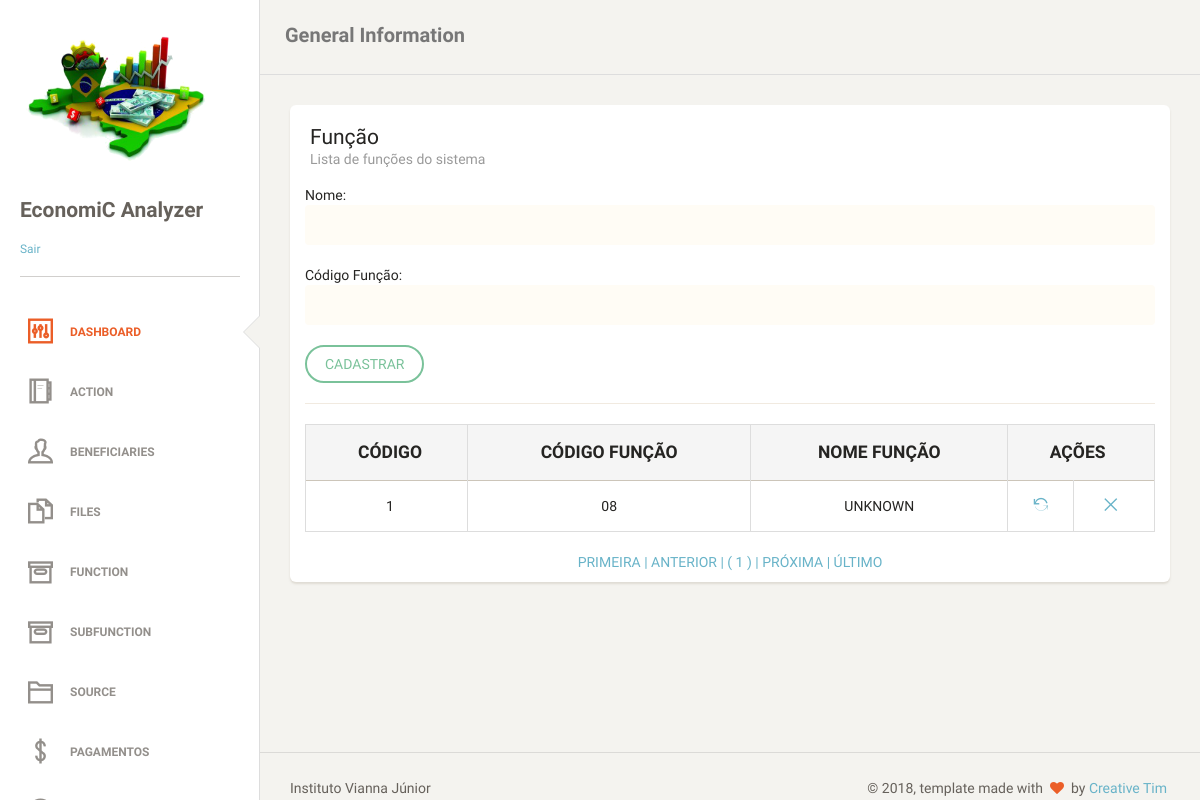
The app's page /functions.php (signed in) with its own data.
### tables this page shows
CREATE TABLE `tb_functions` (
  `id_function` int(11) NOT NULL AUTO_INCREMENT,
  `str_cod_function` varchar(4) NOT NULL,
  `str_name_function` varchar(255) DEFAULT NULL,
  PRIMARY KEY (`id_function`),
  UNIQUE KEY `str_cod_function_UNIQUE` (`str_cod_function`)
);

### dao/functionsDAO.php (the view, shortened to what this page needs)
<?php
require_once "classes/functions.php";
class functionsDAO
{
    public function tabelapaginada()
    {
        global $pdo;
        $endereco = $_SERVER ['PHP_SELF'];
        $pagina_atual = (isset($_GET['page']) && is_numeric($_GET['page'])) ? $_GET['page'] : 1;
        $linha_inicial = ($pagina_atual - 1) * QTDE_REGISTROS;
        $sql = "SELECT id_function, str_cod_function, str_name_function FROM tb_functions LIMIT {$linha_inicial}, " . QTDE_REGISTROS;
        $statement = $pdo->prepare($sql);
        $statement->execute();
        $dados = $statement->fetchAll(PDO::FETCH_OBJ);
        $sqlContador = "SELECT COUNT(*) AS total_registros FROM tb_functions";
        $statement = $pdo->prepare($sqlContador);
        $statement->execute();
        $valor = $statement->fetch(PDO::FETCH_OBJ);
        $primeira_pagina = 1;
        $ultima_pagina = ceil($valor->total_registros / QTDE_REGISTROS);
        $pagina_anterior = ($pagina_atual > 1) ? $pagina_atual - 1 : 0;
        $proxima_pagina = ($pagina_atual < $ultima_pagina) ? $pagina_atual + 1 : 0;
        $range_inicial = (($pagina_atual - RANGE_PAGINAS) >= 1) ? $pagina_atual - RANGE_PAGINAS : 1;
        $range_final = (($pagina_atual + RANGE_PAGINAS) <= $ultima_pagina) ? $pagina_atual + RANGE_PAGINAS : $ultima_pagina;
        $exibir_botao_inicio = ($range_inicial < $pagina_atual) ? 'mostrar' : 'esconder';
        $exibir_botao_final = ($range_final > $pagina_atual) ? 'mostrar' : 'esconder';
        if (!empty($dados)):
            echo "
     <table class='table table-striped table-bordered'>
     <thead>
       <tr style='text-transform: uppercase;' class='active'>
        <th style='text-align: center; font-weight: bolder;'>Código</th>
        <th style='text-align: center; font-weight: bolder;'>Código Função</th>
        <th style='text-align: center; font-weight: bolder;'>Nome Função</th>
        <th style='text-align: center; font-weight: bolder;' colspan='2'>Ações</th>
       </tr>
     </thead>
     <tbody>";
            foreach ($dados as $func):
                echo "<tr>
        <td style='text-align: center'>$func->id_function</td>
        <td style='text-align: center'>$func->str_cod_function</td>
        <td style='text-align: center'>$func->str_name_function</td>
        <td style='text-align: center'><a href='?act=upd&id=$func->id_function' title='Alterar'><i class='ti-reload'></i></a></td>
        <td style='text-align: center'><a href='?act=del&id=$func->id_function' title='Remover'><i class='ti-close'></i></a></td>
       </tr>";
            endforeach;
            echo "
</tbody>
     </table>
     <div class='box-paginacao' style='text-align: center'>
       <a class='box-navegacao  $exibir_botao_inicio' href='$endereco?page=$primeira_pagina' title='Primeira Página'> PRIMEIRA  |</a>
       <a class='box-navegacao  $exibir_botao_inicio' href='$endereco?page=$pagina_anterior' title='Página Anterior'> ANTERIOR  |</a>
";
            for ($i = $range_inicial; $i <= $range_final; $i++):
                $destaque = ($i == $pagina_atual) ? 'destaque' : '';
                echo "<a class='box-numero $destaque' href='$endereco?page=$i'> ( $i ) </a>";
            endfor;
            echo "<a class='box-navegacao $exibir_botao_final' href='$endereco?page=$proxima_pagina' title='Próxima Página'>| PRÓXIMA  </a>
                  <a class='box-navegacao $exibir_botao_final' href='$endereco?page=$ultima_pagina'  title='Última Página'>| ÚLTIMO  </a>
     </div>";
        else:
            echo "<p class='bg-danger'>Nenhum registro foi encontrado!</p>
     ";
        endif;
    }
}

### records on screen
tb_functions: id_function "1", str_cod_function "08", str_name_function "UNKNOWN"
